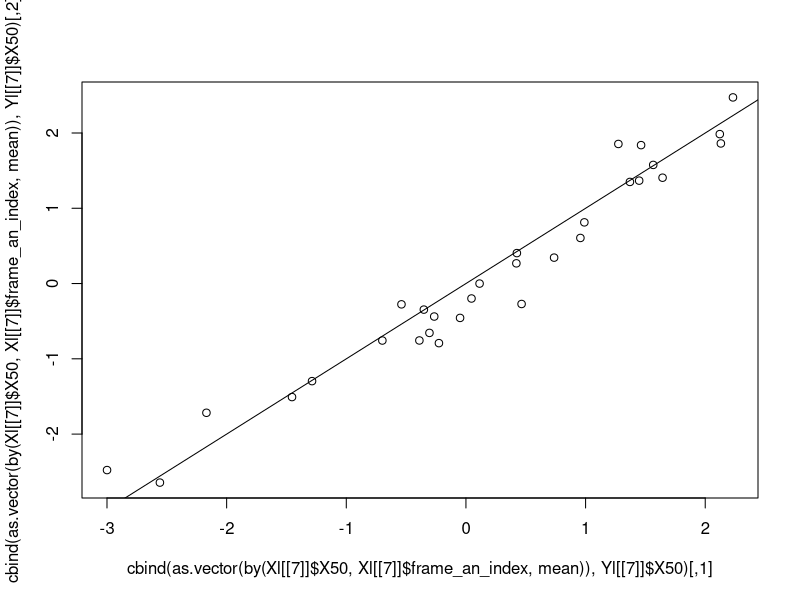

R code for this plot:

# SIMULATION OF INDEPENDENT PHENOTYPES #

distance <- read.csv('DistancesR.csv')
distance <- na.omit(distance)
Vid_label <- unique(distance$Videos)
c <- 1
for (i in Vid_label){
  distance$Videos[distance$Videos == i ] <- c
  c <- c+1
}
frame_an_index <- as.integer(distance$Videos)

#Fixed data 
gm <- 0          # Grand mean               
varc <- 1         # Variance                   
es <- c(0.5, 0.5, 0.5, 1, 1, 1, 1.5, 1.5, 1.5)  # Effect Size 
r <- c(0.3, 0.5, 0.8, 0.3, 0.5, 0.8, 0.3, 0.5, 0.8) # Repeatability 
nanim <- length(unique(frame_an_index)) # Number of individuals /Videos
num_simulations <- 1000 # Per data frame 
Ydf <- data.frame(matrix(nrow = length(unique(frame_an_index)), ncol = num_simulations)) 
Xdf <- data.frame(matrix(nrow = length(frame_an_index), ncol = num_simulations))
Grpdf <- data.frame(matrix(nrow = floor(nanim/2), ncol = num_simulations)) 
simul_output <- data.frame(matrix(nrow=6, ncol=length(r)))
Yl <- list() 
Xl <- list()

grpdf <- data.frame(matrix(nrow = 15, ncol = 1000))
for (i in 1:num_simulations){
  set.seed(i)
  gp <- sample(1:nanim, floor(nanim/2), replace=FALSE)
  grpdf[,i] <- gp
}

# Simulation
for (j in 1:length(r)){ # 9 Scenarios based on es and r combinations
  esm <- es[j]
  rm <- r[j]
  diff <- esm*sqrt(varc)
  m1 <- (diff/2)+gm
  m2 <- -(diff/2)+gm
  varm <- ((1/rm^2)-1)*varc
  for (i in 1:num_simulations){
    x <- 1000*j + i
    set.seed(x)
    gp1 <- grpdf[,i]
    grp <- rep(2, nanim)
    grp[gp1] <- 1
    grp_mn <- c(m1, m2)
    anim_eff <- rnorm(n = nanim, mean = grp_mn[grp], sd = sqrt(varc))
    frame_eff <- rnorm(n = length(frame_an_index), mean = anim_eff[frame_an_index],sd = sqrt(varm))
    Ydf[,i] <- anim_eff
    Xdf[,i] <- frame_eff
    Xdf2 <- cbind(data.frame(frame_an_index), Xdf)
    Grpdf[,i] <- gp1
  }
  variables <- t(cbind(m1,m2,varm,esm,rm,diff))
  Xl[[j]] <- Xdf2
  Yl[[j]] <- Ydf
  simul_output[,j] <- variables
}

# Checking
plot(cbind(as.vector(by(Xl[[7]]$X50,Xl[[7]]$frame_an_index,mean)),Yl[[7]]$X50))
abline(0,1)